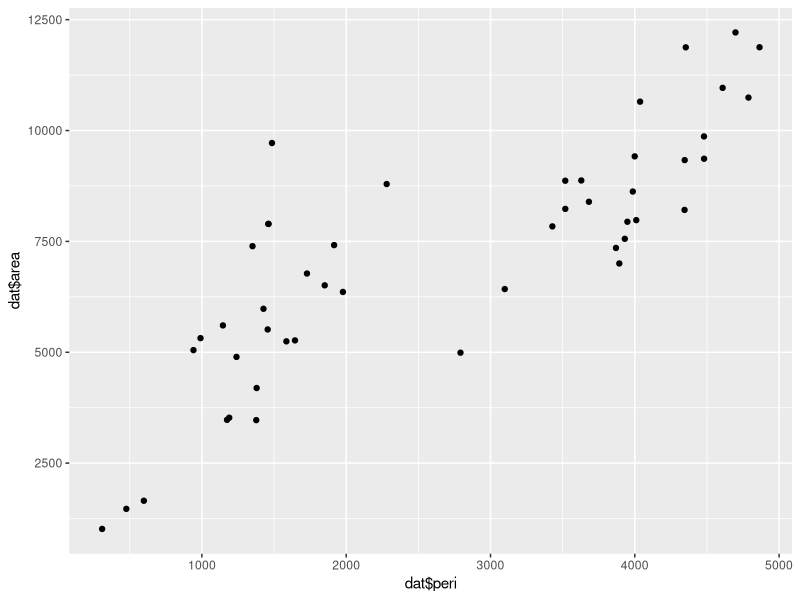
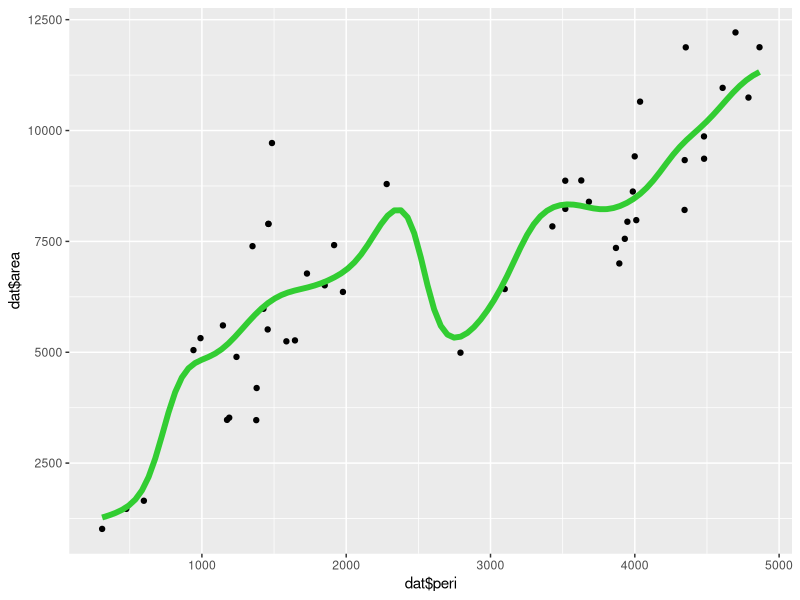
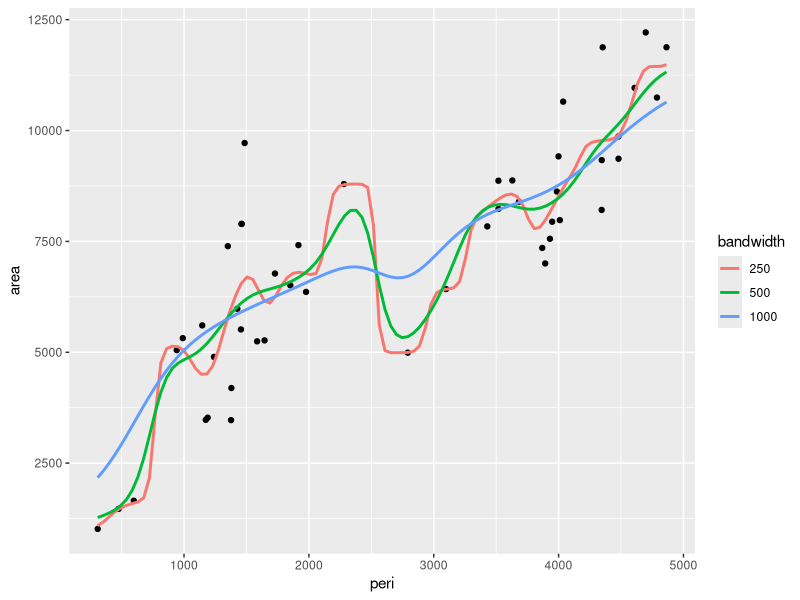

Write R code to recreate these figures, in order.
## ---- chunk 1
knitr::opts_chunk$set(echo = TRUE)
## ---- chunk 2
library(ggplot2)
dat <- rock
plt <- ggplot() + geom_point(aes(dat$peri, dat$area))
plt
## ---- chunk 3
ker.model <- ksmooth(x=dat$peri,
                     y=dat$area,
                     kernel='normal',
                     bandwidth=500)
plt + geom_line(aes(x=ker.model$x, 
                    y=ker.model$y),
                col='limegreen', lwd=2)
## ---- chunk 4
hs <- c(250, 500, 1000)
plt <- ggplot() + geom_point(aes(dat$peri, dat$area))
for (h in hs) {
  ker.model <- ksmooth(x=dat$peri,
                      y=dat$area,
                      kernel='normal',
                      bandwidth=h)
  plt <- plt + geom_line(aes_string(x=ker.model$x, 
                                    y=ker.model$y,
                                    col=as.factor(h)),
                         lwd=1)
}

plt + guides(color=guide_legend(title='bandwidth')) + 
  xlab('peri') + ylab('area')
  
## ---- chunk 5
n <- nrow(dat)
cv.n <- 100
k <- 3


